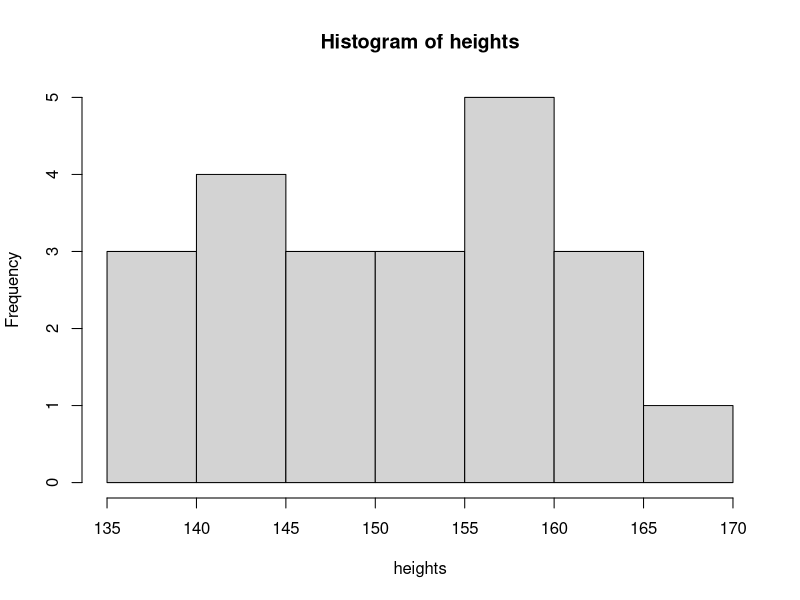
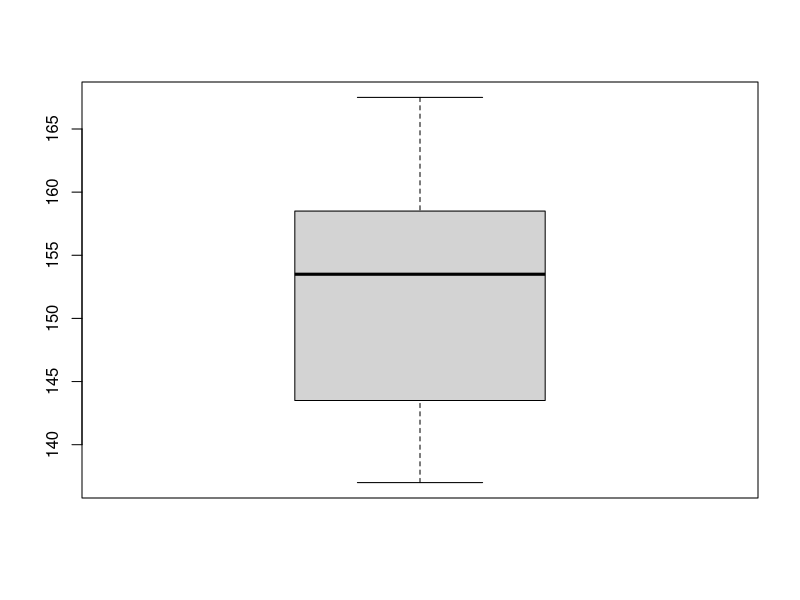
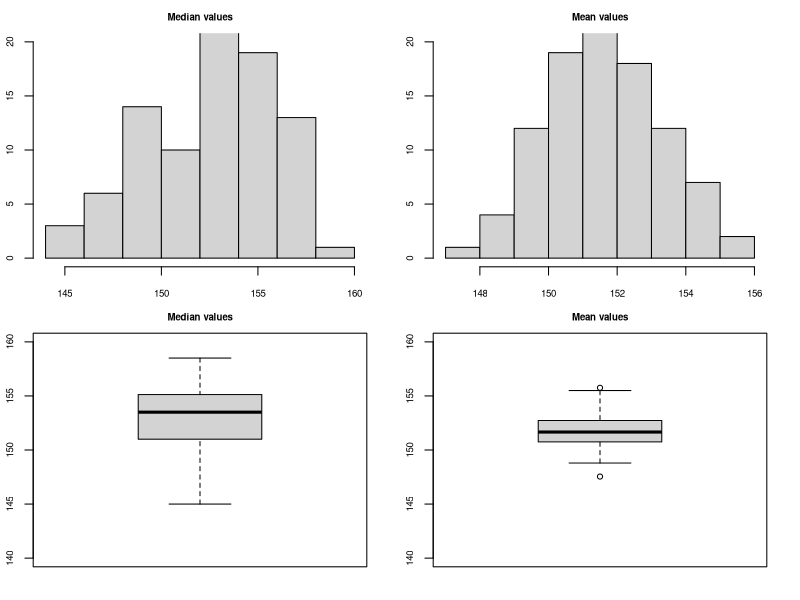

Reproduce these figures in R, in order.
#EXERCISE 9
#set your own working directory

#create a vector of heights
heights=c(141,156.5,162,159,157,143.5,154,158,140,142,150,148.5,138.5,161,153,
          145,147,158.5,160.5,167.5,155,137)
heights

#summary statistics and graphs
#the distribution is possible bimodal
#the distribution is not symmetric
summary(heights)
hist(heights)
boxplot(heights)

#select 2 bootstrap samples
#ignore the part in the notes asking for the list of observations from the data
B_set1=sample(heights,22,replace=TRUE)
B_set2=sample(heights,22,replace=TRUE)
B_2=rbind(summary(heights),summary(B_set1),summary(B_set2))
row.names(B_2)=c("Heights","Bootstrap sample 1","Bootstrap sample 2")
B_2

#select 100 bootstrap samples and combine median and mean values in a dataframe
B_100=numeric()
for(i in 1:100){
  B_sample=sample(heights,22,replace=TRUE)
  B_100=rbind(B_100,c(median(B_sample),mean(B_sample)))
}
B_100=as.data.frame(B_100)

#add row and column names, and view the data
B_names=numeric()
for(i in 1:100){
  B_names[i]=paste("Bootstrap sample ",i)
}
row.names(B_100)=B_names
colnames(B_100)=c("Median","Mean")
View(B_100)

#plot histogram and boxplot for medians and means from bootstrap samples
#note that I am setting the y-axis limits so that graphs are comparable
par(mfrow=c(2,2))
par(mar = c(2, 2, 2, 2))
hist(B_100$Median,main = "Median values",cex.main=0.7,cex.axis=0.7,ylim=c(0,20))
hist(B_100$Mean,main = "Mean values",cex.main=0.7,cex.axis=0.7,ylim=c(0,20))
boxplot(B_100$Median,main = "Median values",cex.main=0.7,cex.axis=0.7,
        ylim=c(140,160))
boxplot(B_100$Mean,main = "Mean values",cex.main=0.7,cex.axis=0.7,
        ylim=c(140,160))

#reset the graphical parameters to the default
dev.off()

#estimate means and standard deviation for the bootstrap samples
B_100_summary=cbind(rbind(mean(B_100$Median),sd(B_100$Median)),
                    rbind(mean(B_100$Mean),sd(B_100$Mean)))
row.names(B_100_summary)=c("Average","Standard deviation")
colnames(B_100_summary)=c("Median","Mean")
B_100_summary



